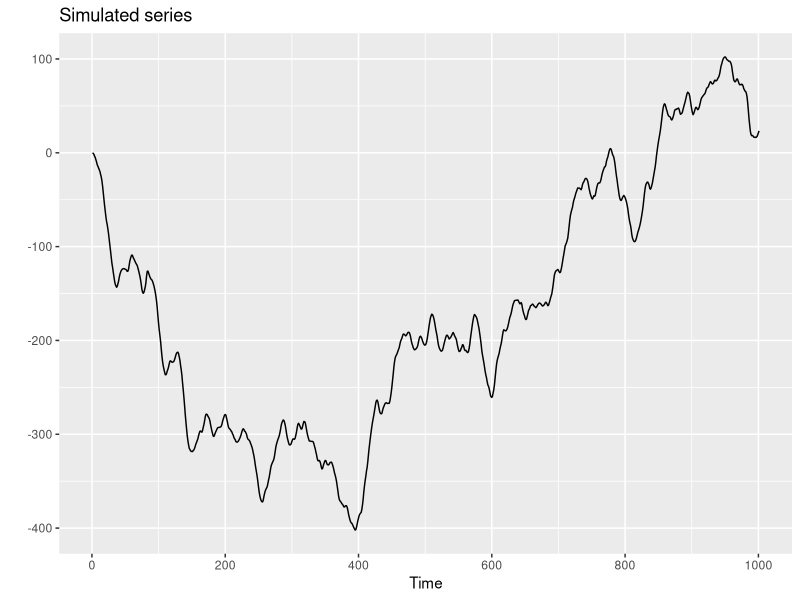
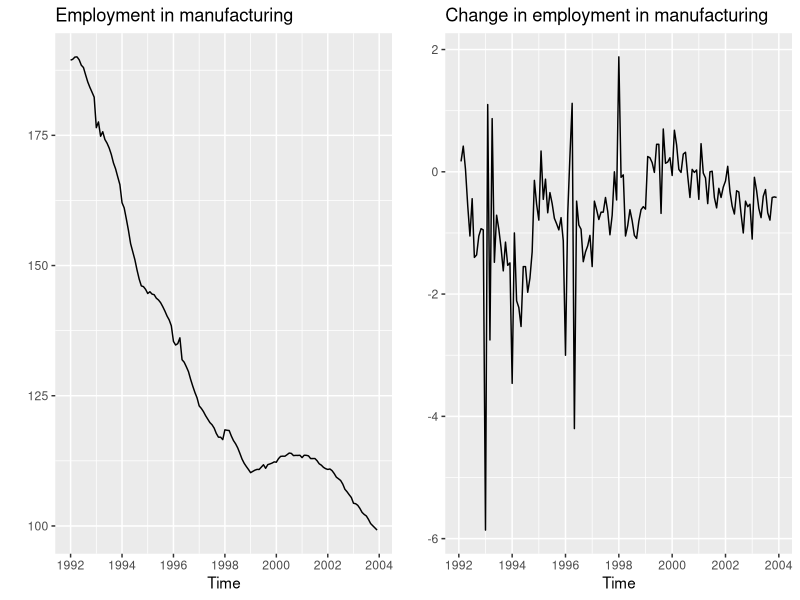
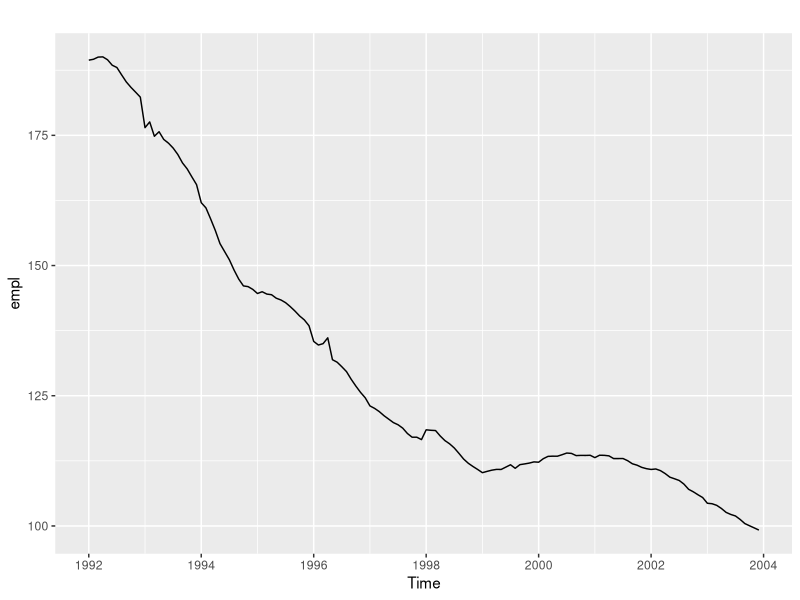
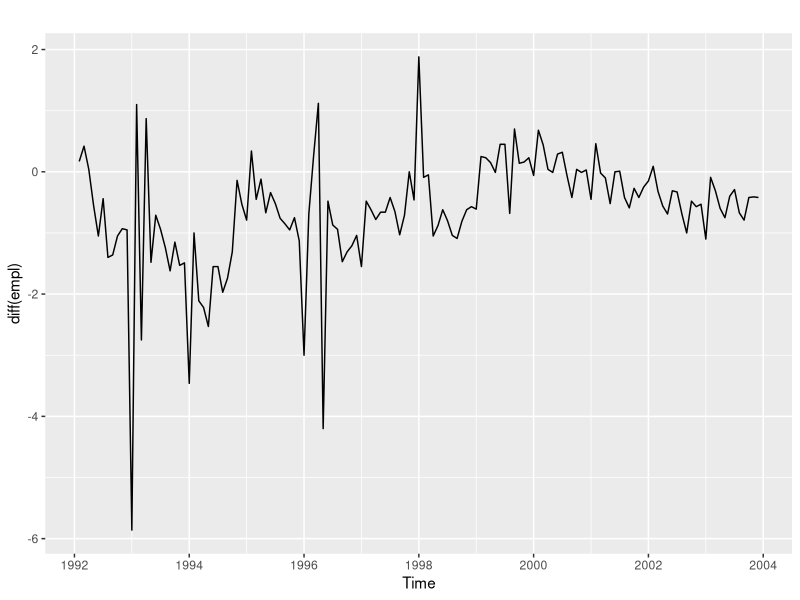
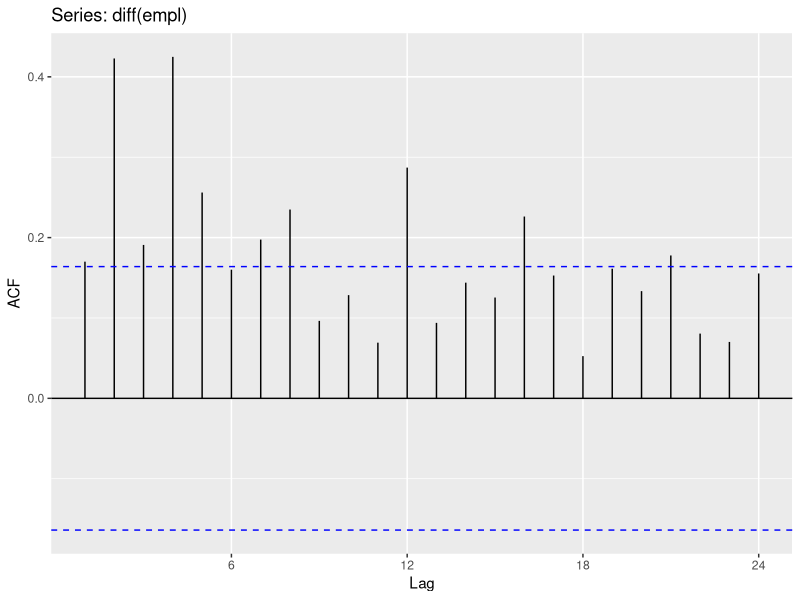
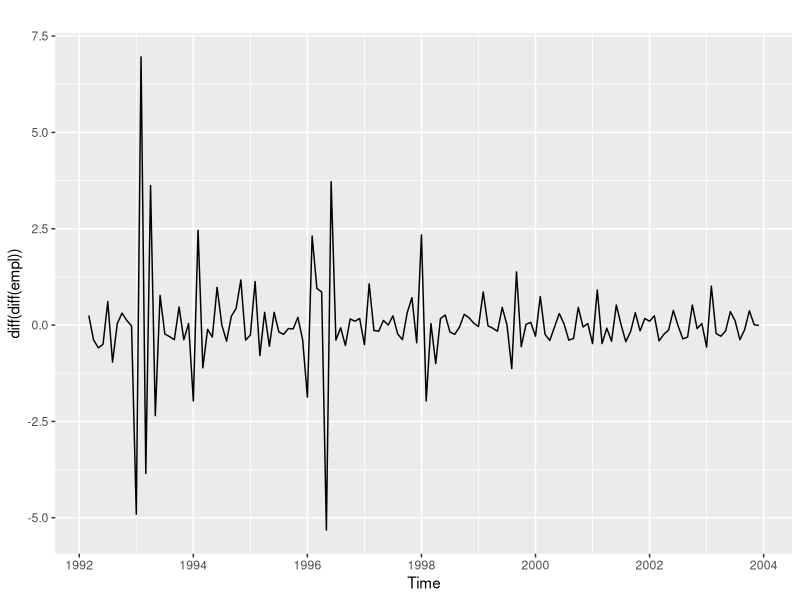
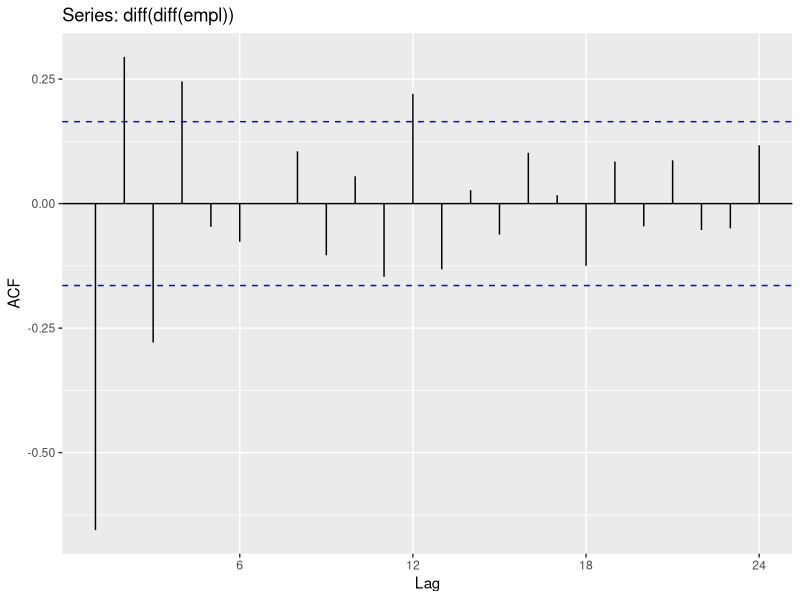
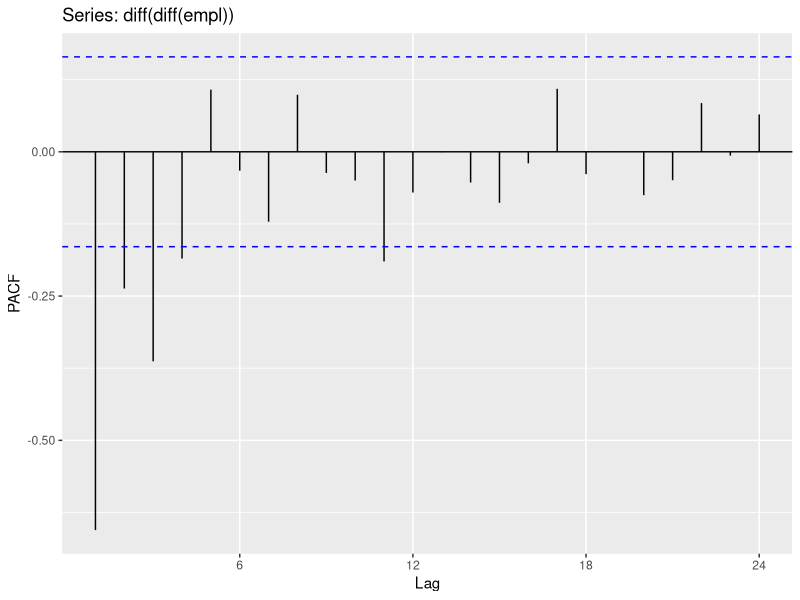

The R script that drew these images, in order:
library(tidyverse)
library(forecast)
library(gridExtra)
library(urca)
library(tseries)
## Simulated series

y3 <- arima.sim(model = list(ar = c(1.3,  -0.4),
                             order = c(2,1,0)), n = 1000)
autoplot(y3) + ylab("") + ggtitle("Simulated series")


 ##ADF-test
library(tseries)
adf.test(y3, k = 10)


##urca:: ur.df function: output
library(urca)
urtest1 <- ur.df(y3, lags = 10, type = 'trend')
summary(urtest1)

## AR order choice
ur.df(y3, type = 'trend', lags = 12, selectlags = "BIC")

## Unit root testing:example
empl_manuf <- read_csv("empl_manuf.csv")
empl <- ts(empl_manuf, start = c(1992, 1), freq = 12)
plot1 <- autoplot(empl) + ggtitle("Employment in manufacturing") +
  ylab("")
plot2 <- autoplot(diff(empl)) +
  ggtitle("Change in employment in manufacturing") + ylab("")
grid.arrange(plot1, plot2, nrow = 1)

##  Unit root testing:example(2)

model1 <- ur.df(diff(empl,differences = 2), type = "none",
                lags = 6, selectlags = "BIC")
summary(model1)

##  Unit root testing:example(3)
model2 <- ur.df(diff(empl,1), type = "drift",
                lags = 6, selectlags = "BIC")
summary(model2)

## tseries:: kpss.test

kpss.test(y3, null = "Trend", lshort =TRUE)

## urca:: ur.kpss
kpss_y3 <- ur.kpss(y3, type = "tau", lags = "short")
summary(kpss_y3)

## KPSS test for a real series (1)

kpss_empl0 <- ur.kpss(empl, type = "tau", lags = "long")
summary(kpss_empl0)


## KPSS test for a real series (2)
kpss_empl1 <- ur.kpss(diff(empl), type = "mu", 
                      lags = "long")
summary(kpss_empl1)


## KPSS test for a real series (3)
kpss_empl2 <- ur.kpss(diff(diff(empl)), type = "mu", 
                      lags = "long")
summary(kpss_empl2)


## Example with Seasonal ARIMA
autoplot(empl)
autoplot(diff(empl))
ggAcf(diff(empl))
autoplot(diff(diff(empl)))
ggAcf(diff(diff(empl)))
ggPacf(diff(diff(empl)))  
fit1 <- Arima(empl, order = c(3,2,4), seasonal = c(0,0,1))          
summary(fit1)
autoplot(residuals(fit1))
ggAcf(residuals(fit1))
ggPacf(residuals(fit1))
ur_test1 <- ur.df(diff(diff(empl)), type = "none",
                  lags = 12, selectlags = "BIC")
summary(ur_test1)
kpss_test1 <- ur.kpss(diff(diff(empl)))
summary(kpss_test1)
Box.test(residuals(fit1), lag = 24, fitdf = 8, type = 'Ljung')
jarque.bera.test(residuals(fit1))
autoplot(forecast(fit1, h = 24)) + ylab("")

autoplot(empl)         
fit2 <- auto.arima(empl)         
summary(fit2)
autoplot(residuals(fit2))
ggAcf(residuals(fit2))
ggPacf(residuals(fit2))
ur_test1 <- ur.df(diff(diff(empl)), type = "none",
                  lags = 12, selectlags = "BIC")
summary(ur_test1)
kpss_test1 <- ur.kpss(diff(diff(empl)))
summary(kpss_test1)
Box.test(residuals(fit2), lag = 24, fitdf = 6, type = 'Ljung')
jarque.bera.test(residuals(fit2))
autoplot(forecast(fit2, h = 24)) + ylab("")

## Example: code
set.seed(500)
y4 <- arima.sim(model = list(order = c(4,1,4), ar = c(0.3, -0.4,0,-0.2), ma = c(0.8,0,0,0.5), mean = 2),
                n = 300)
for1 <- meanf(y4, h = 50)
for2 <- naive(y4, h = 50)
for3 <- rwf(y4, drift = TRUE, h = 50)
plot(y4, xlim = c(1,350))
lines(for1$mean,col = 4)
lines(for2$mean, col = 2)
lines(for3$mean, col = 3)
legend("bottomleft",lty=1,col=c(4,2,3),
       legend=c("Mean method","Naive method","Drift method"))


## Simple forecasts: an alternative code
fit1 <- Arima(y4, order = c(0,0,0), include.constant = TRUE)
fit2 <- Arima(y4, order = c(0,1,0))
fit3 <- Arima(y4, order = c(0,1,0), include.drift = TRUE)
fore1 <- forecast(fit1, h = 24)
fore2 <- forecast(fit2, h = 24)
fore3 <- forecast(fit3, h = 24)
plot(y4, xlim = c(1,350))
lines(fore1$mean, col = 4)
lines(fore2$mean, col = 2)
lines(fore3$mean, col = 3)
legend("bottomleft",lty = 1,col=c(4,2,3),
       legend = c("WN+const","RW","RW with drift"))



## Application: a nominal exchange rate

ner <- read_csv("nominal_ER1.csv")
ner <- ts(ner, start = c(1994, 10), freq = 12)
train <- subset(ner, end = length(ner) - 24)
autoplot(train)
autoplot(diff(train))
adf_ner <- ur.df(diff(ner), lags = 12, selectlags = 'BIC', type = 'drift')
summary(adf_ner)
kpss_ner <-ur.kpss(diff(ner),type = "mu", lags = 'long')
summary(kpss_ner)
ggAcf(diff(train))
ggPacf(diff(train))
a <- rep(0, times = 16)
A <- matrix(a, nrow = 4)
for (i in 1:4) {
  for (j in 1:4) {
    model <-  Arima(train, order = c(i-1,1,j-1), include.drift = TRUE)
    A[i,j] <- model$aicc
  }
}
A
fit_ner <- Arima(train, order = c(3,1,3), include.drift = TRUE)
autoplot(residuals(fit_ner))
ggAcf(residuals(fit_ner))
ggPacf(residuals(fit_ner))

Box.test(residuals(fit_ner), lag = 24, fitdf = 4, type = 'Ljung')
jarque.bera.test(residuals(fit_ner))
fore_arima <- forecast(fit_ner, h = 24)
autoplot(fore_arima) + ylab("")
fore_rw <- rwf(train, h = 24)
fore_rwd <- rwf(train, drift = TRUE, h = 24)
accuracy(fore_arima, ner)
accuracy(fore_rw, ner)
accuracy(fore_rwd, ner)
f_arima_ts <- fore_arima$mean
f_rw_ts <- fore_rw$mean
f_rwd_ts <- fore_rwd$mean
all_ts <- ts.union(ner, f_arima_ts, f_rw_ts, f_rwd_ts )
autoplot(all_ts)

## Cross-validation example 
fore_arima_212 <- function(y, h) {
  model <- Arima(y, order = c(2, 1, 2), 
                 include.drift = TRUE)
  forecast <- forecast(model, h)
  return(forecast)
}
errors_cv <- tsCV(ner, fore_arima_212, h = 1)
errors_cv


